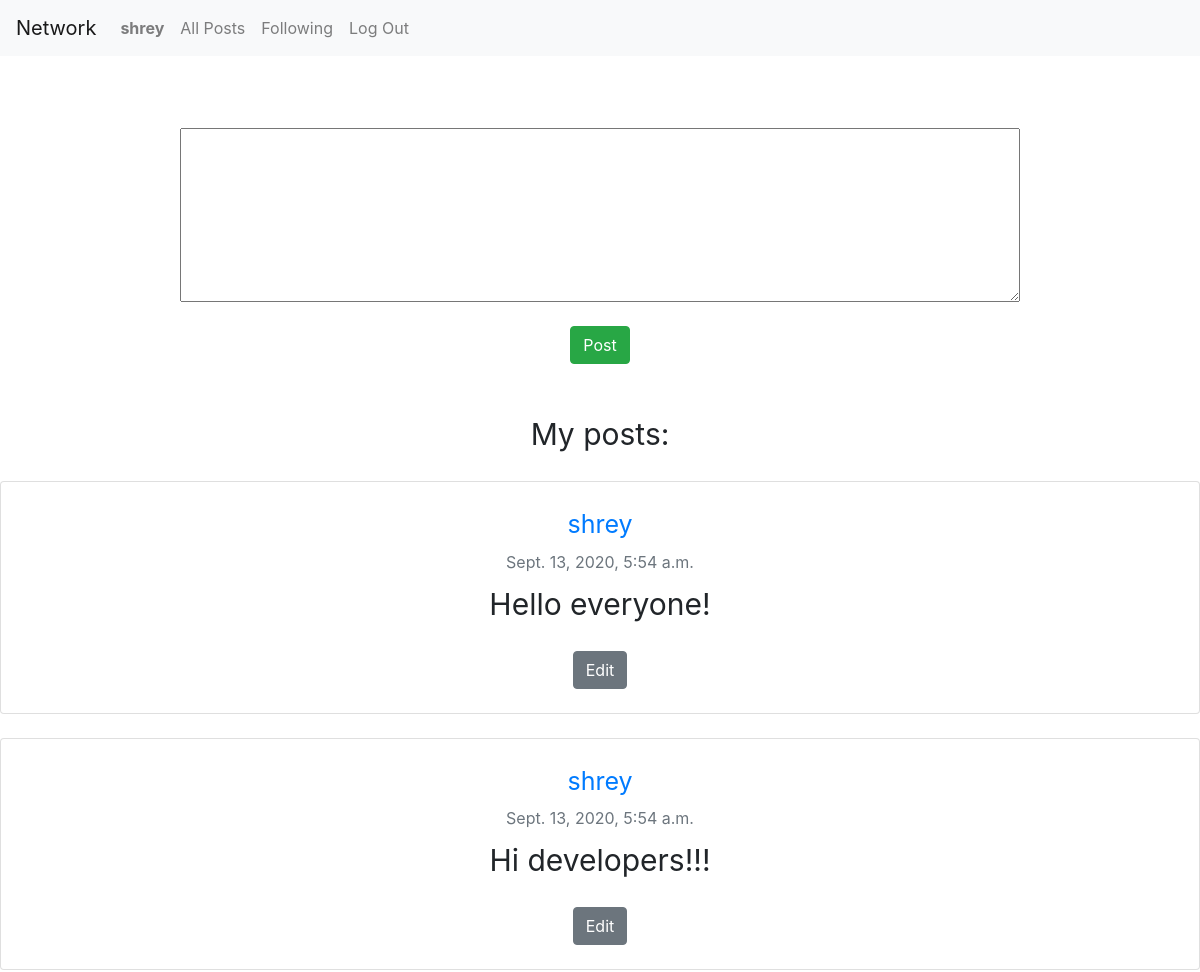
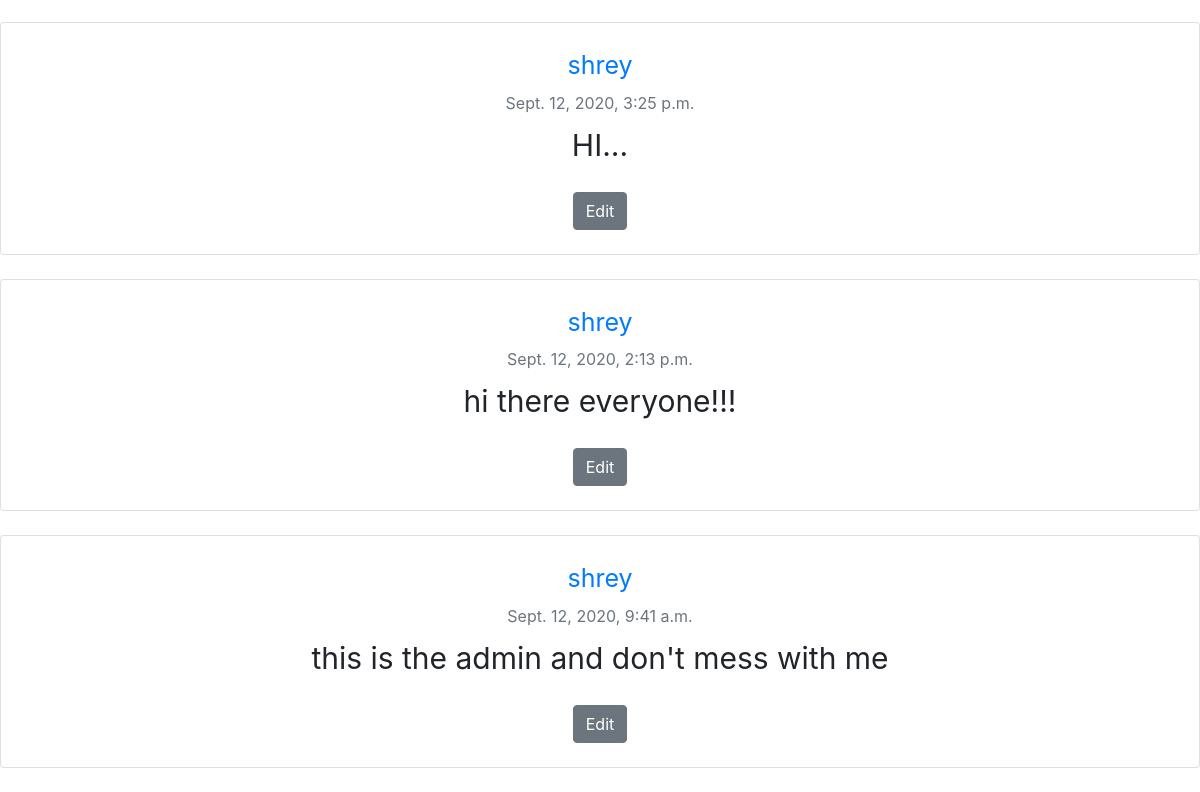
/ (signed in), run on the app's committed database (2 pictures, top to bottom).
### network/models.py (models this page shows, shortened)
class User(AbstractUser):
    pass

class Tweet(models.Model):
    user = models.ForeignKey(User, on_delete=models.CASCADE, related_name="tweets")
    likes = models.ManyToManyField(User, related_name="tweet_user", blank=True)
    content = models.TextField(blank=True, null=True)
    timestamp = models.DateTimeField(auto_now_add=True)

### network/views.py (the view)
# urls.py: path("", views.index, name="index"),
def index(request):
    if request.user.is_authenticated:
        allTweets = Tweet.objects.filter(user=request.user).all().order_by('-timestamp')
        tweetPaginator = Paginator(allTweets, 10)
        page = request.GET.get('page')
        try:
            tweets = tweetPaginator.page(page)
        except PageNotAnInteger:
            tweets = tweetPaginator.page(1)
        except EmptyPage:
            tweets = tweetPaginator.page(tweetPaginator.num_pages)
        context = {
            "allTweets": allTweets,
            "page": tweets
        }
        return render(request, "network/index.html", context)
    return render(request, "network/index.html")

### network/templates/network/index.html (shortened to what this page needs)
{% extends "network/layout.html" %}
{% block body %}
    {% if user.is_authenticated %}
        <br><br><br>
        <form action="/create/" method="POST">
            <textarea name="tweet_content" class="post-textarea" rows="7" cols="40"></textarea>
            <br>
            <div class="wrapper">
              <button autofocus class="post-button btn btn-success">Post</button>
            </div>
        </form>
        <br><br>
        <div class="my-tweets-heading">
          My posts:
        </div>
        <br>
        {% for tweet in page %}
        <div class="tweet-content card text-center">
            <br>
            <a href="{% url 'profile' tweet.user %}" class="card-title user">
              {{tweet.user}}
            </a>
            <span class="timestamp card-subtitle mb-2 text-muted">{{tweet.timestamp}}</span>
            <span class="edit-content">
              <span class="tweet-main-content">{{ tweet.content }}</span>
              <br><br>
              {% if user.username == tweet.user.username %}
                <button class="edit-button btn btn-secondary">Edit</button>
              {% endif %}
            </span>
            <br>
          </div>
          <br>
        {% endfor %}
    {% else %}
        <div class="unauthenticated-message">User is not authenticated</div>
    {% endif %}
{% endblock %}

### network/templates/network/layout.html (shortened to what this page needs)
{% load static %}
<!DOCTYPE html>
<html lang="en">
    <head>
        <link rel="stylesheet" href="https://stackpath.bootstrapcdn.com/bootstrap/4.4.1/css/bootstrap.min.css">
        <link href="{% static 'network/styles.css' %}" rel="stylesheet">
    </head>
    <body>
        <nav class="navbar navbar-expand-lg navbar-light bg-light">
            <a class="navbar-brand" href="{% url 'index' %}">Network</a>
            <div>
              <ul class="navbar-nav mr-auto">
                {% if user.is_authenticated %}
                    <li class="nav-item">
                        <a class="nav-link" href="#"><strong>{{ user.username }}</strong></a>
                    </li>
                {% endif %}
                <li class="nav-item">
                  <a class="nav-link" href="/all">All Posts</a>
                </li>
                {% if user.is_authenticated %}
                    <li class="nav-item">
                        <a class="nav-link" href="{% url 'following' %}">Following</a>
                    </li>
                    <li class="nav-item">
                        <a class="nav-link" href="{% url 'logout' %}">Log Out</a>
                    </li>
                {% endif %}
              </ul>
            </div>
          </nav>
        <div class="body">
            {% block body %}
            {% endblock %}
        </div>
    </body>
</html>

### network/static/network/styles.css (style rules this page uses)
.post-textarea { width: 70%; display: block; margin-left: auto; margin-right: auto; }
.wrapper { text-align: center; }
.my-tweets-heading { font-size: 30px; text-align: center; margin-left: auto; margin-right: auto; }
.user { font-size: 25px; }
.tweet-main-content { font-size: 30px; }

### data on the page
User: username "shrey"
Tweet: user "shrey", timestamp "Sept. 13, 2020, 5:54 a.m.", content "Hello everyone!", shows "Edit"
Tweet: user "shrey", timestamp "Sept. 13, 2020, 5:54 a.m.", content "Hi developers!!!", shows "Edit"
Tweet: user "shrey", timestamp "Sept. 12, 2020, 3:25 p.m.", content "HI...", shows "Edit"
Tweet: user "shrey", timestamp "Sept. 12, 2020, 2:13 p.m.", content "hi there everyone!!!", shows "Edit"
Tweet: user "shrey", timestamp "Sept. 12, 2020, 9:41 a.m.", content "this is the admin and don't mess with me", shows "Edit"
